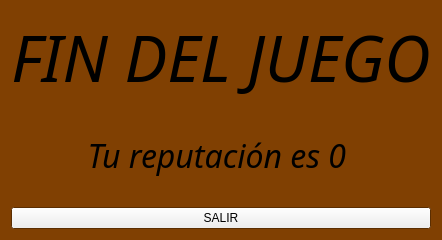
<?xml version="1.0" encoding="UTF-8"?>
<ui version="4.0">
 <class>final_2</class>
 <widget class="QWidget" name="final_2">
  <property name="geometry">
   <rect>
    <x>0</x>
    <y>0</y>
    <width>320</width>
    <height>240</height>
   </rect>
  </property>
  <property name="palette">
   <palette>
    <active>
     <colorrole role="Base">
      <brush brushstyle="SolidPattern">
       <color alpha="255">
        <red>255</red>
        <green>255</green>
        <blue>255</blue>
       </color>
      </brush>
     </colorrole>
     <colorrole role="Window">
      <brush brushstyle="SolidPattern">
       <color alpha="255">
        <red>128</red>
        <green>64</green>
        <blue>2</blue>
       </color>
      </brush>
     </colorrole>
    </active>
    <inactive>
     <colorrole role="Base">
      <brush brushstyle="SolidPattern">
       <color alpha="255">
        <red>255</red>
        <green>255</green>
        <blue>255</blue>
       </color>
      </brush>
     </colorrole>
     <colorrole role="Window">
      <brush brushstyle="SolidPattern">
       <color alpha="255">
        <red>128</red>
        <green>64</green>
        <blue>2</blue>
       </color>
      </brush>
     </colorrole>
    </inactive>
    <disabled>
     <colorrole role="Base">
      <brush brushstyle="SolidPattern">
       <color alpha="255">
        <red>128</red>
        <green>64</green>
        <blue>2</blue>
       </color>
      </brush>
     </colorrole>
     <colorrole role="Window">
      <brush brushstyle="SolidPattern">
       <color alpha="255">
        <red>128</red>
        <green>64</green>
        <blue>2</blue>
       </color>
      </brush>
     </colorrole>
    </disabled>
   </palette>
  </property>
  <property name="windowTitle">
   <string>Fin del juego</string>
  </property>
  <layout class="QVBoxLayout" name="verticalLayout_2">
   <item>
    <widget class="QLabel" name="label">
     <property name="font">
      <font>
       <family>Marker Felt</family>
       <pointsize>48</pointsize>
       <italic>true</italic>
      </font>
     </property>
     <property name="text">
      <string>FIN DEL JUEGO</string>
     </property>
     <property name="alignment">
      <set>Qt::AlignCenter</set>
     </property>
    </widget>
   </item>
   <item>
    <widget class="QLabel" name="label_2">
     <property name="font">
      <font>
       <family>Marker Felt</family>
       <pointsize>24</pointsize>
       <italic>true</italic>
      </font>
     </property>
     <property name="text">
      <string>Tu reputación es 0 </string>
     </property>
     <property name="alignment">
      <set>Qt::AlignCenter</set>
     </property>
    </widget>
   </item>
   <item>
    <layout class="QHBoxLayout" name="horizontalLayout">
     <item>
      <widget class="QPushButton" name="boton_salir">
       <property name="text">
        <string>SALIR</string>
       </property>
      </widget>
     </item>
    </layout>
   </item>
  </layout>
 </widget>
 <resources/>
 <connections/>
</ui>
